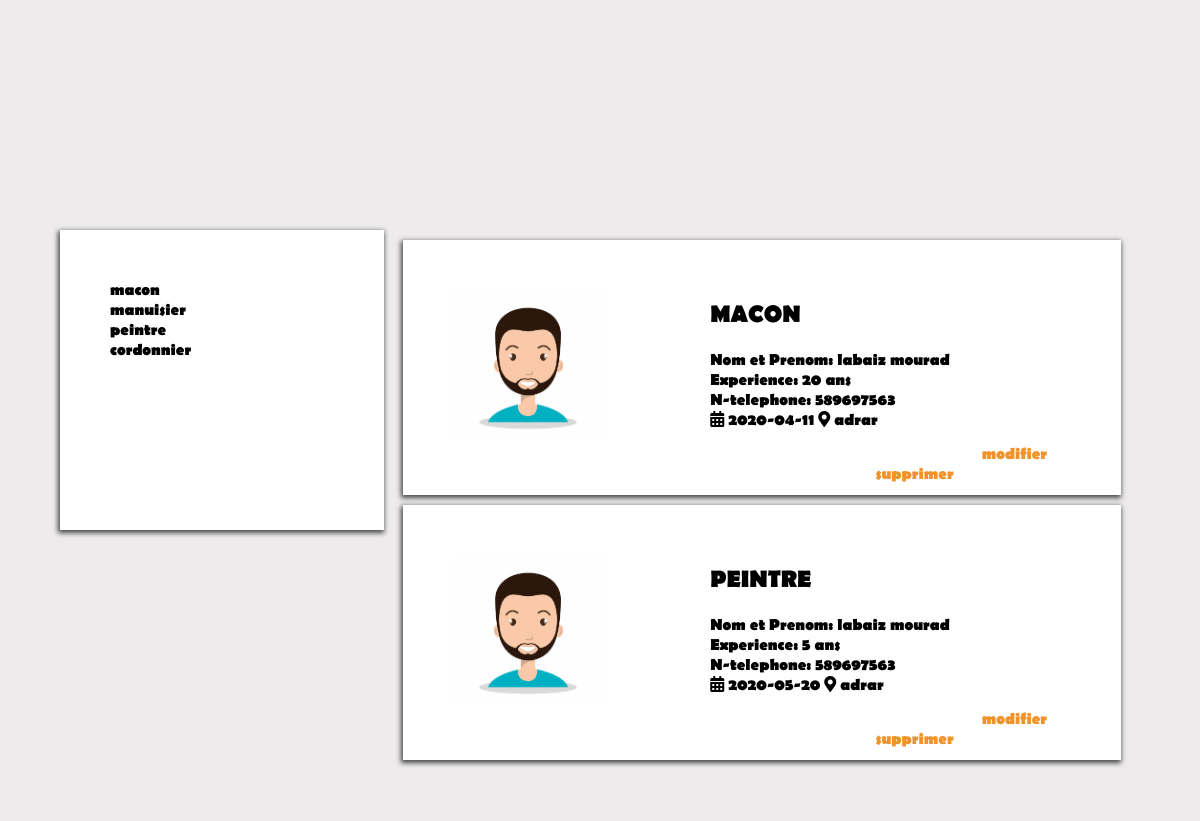
Page /mes_annonces.php (signed in) on the committed database.
### tables this page shows
CREATE TABLE IF NOT EXISTS `annonce` (
  `id_annonce` int(11) NOT NULL AUTO_INCREMENT,
  `id_utilisateur` int(11) NOT NULL,
  `id_metier` int(11) NOT NULL,
  `id_ville` int(11) NOT NULL,
  `experience` varchar(30) NOT NULL,
  `competences` text NOT NULL,
  `date_creation` date NOT NULL,
  `image` varchar(300) NOT NULL,
  `valide` tinyint(1) NOT NULL,
  PRIMARY KEY (`id_annonce`),
  KEY `id_annonce` (`id_annonce`),
  KEY `id_utilisateur` (`id_utilisateur`),
  KEY `id_metier` (`id_metier`),
  KEY `id_ville` (`id_ville`),
  KEY `id_utilisateur_2` (`id_utilisateur`),
  KEY `id_metier_2` (`id_metier`),
  KEY `id_ville_2` (`id_ville`)
);

CREATE TABLE IF NOT EXISTS `metier` (
  `id_metier` int(10) NOT NULL AUTO_INCREMENT,
  `nom_metier` varchar(20) NOT NULL,
  PRIMARY KEY (`id_metier`)
);

CREATE TABLE IF NOT EXISTS `utilisateur` (
  `id_utilisateur` int(11) NOT NULL AUTO_INCREMENT,
  `nom` varchar(15) NOT NULL,
  `prenom` varchar(15) NOT NULL,
  `e_mail` varchar(50) NOT NULL,
  `mot_de_passe` varchar(30) NOT NULL,
  `age` int(5) NOT NULL,
  `n_telephone` int(15) NOT NULL,
  PRIMARY KEY (`id_utilisateur`)
);

CREATE TABLE IF NOT EXISTS `ville` (
  `id_ville` int(10) NOT NULL AUTO_INCREMENT,
  `nom_ville` varchar(20) NOT NULL,
  PRIMARY KEY (`id_ville`)
);

### mes_annonces.php (the view, shortened to what this page needs)
<?php include('php/loginsignup.php');
include 'php/suppanno.php';
$id_utilisateur=@$_SESSION['id_utilisateur'];
$requete= "SELECT * FROM annonce,metier,ville,utilisateur WHERE utilisateur.id_utilisateur = '$id_utilisateur' AND annonce.id_utilisateur = utilisateur.id_utilisateur AND annonce.id_metier = metier.id_metier AND  annonce.id_ville = ville.id_ville ORDER BY id_annonce " ;
$requ = mysqli_query($db, $requete);
?>
<!DOCTYPE html>
<html>
<head>
<link rel="stylesheet"  href="css/base.css">
<link rel="stylesheet" type="text/css" href="css/all.min.css">
	 <link rel="stylesheet" href="css/base.css">
    <link rel="stylesheet" href="css/annonces.css">
</head>
<body>
	   <h1 style="margin-top: 0px;padding-top: 200px;"> </h1>
<div class="content clearfix">
<div class="main-content">
	<div class="ads" >
 <?php  while($annoutil = mysqli_fetch_array($requ)) { ?>
	  <form class="box" action="" method="post">
		  <?php if(!empty($annoutil['image'])) { ?>
			<tr   class='ad-image'>
			<td><img src="img/<?php echo $annoutil['image']  ?>" alt='image' width='150px' height='150' ></td>
             </tr >
		  <?php } else {?>
			<tr   class='ad-image'>
			<td><img src="img/default.png" alt='image' width='150px' height='150'></td>
            </tr >
           <?php } ?>
     <div class="ads-info">
     	    <tr>
				<td><h2><?php echo $annoutil['nom_metier'] ; ?></h2>
				</td>
			</tr>
			<br>
			<tr>
				<td>Nom et Prenom: </td>
				<td><?= $annoutil['nom']; ?></td>
				<td><?= $annoutil['prenom']; ?></td>
			</tr>
            <br>
            <tr>
                  <td>Experience:</td>
                  <td><?php echo $annoutil['experience'] ; ?></td>
                </tr>
                      <br>
                      <tr>
                  <td>N-telephone:</td>
                  <td><?php echo $annoutil['n_telephone']; ?></td>
                </tr>
                      <br>
			<tr>
				<i class="fas fa-calendar-alt"></i>
				<td><?php echo $annoutil['date_creation'] ; ?></td>
			</tr>
			<tr>
                  <i class="fas fa-map-marker-alt"></i>
                  <td><?php echo $annoutil['nom_ville'] ; ?></td>
                </tr>
            <a  href="editannonces.php?id_annonce=<?= $annoutil['id_annonce']?> " >modifier </a>
		    <a href="php/suppanno.php?id_annonce=<?= $annoutil['id_annonce']?>">supprimer</a>
     </div>
    </form>
<?php }  include('php/errors.php'); ?>
<br>
</div>
</div>
<?php $metier_check_query = "SELECT * FROM metier order by id_metier ";
          $results = mysqli_query($db, $metier_check_query); ?>
<div class="sidebar box">
	 <?php  while ($metier = mysqli_fetch_array($results)) { ?>
	<div class="section metier">
		 <?php echo $metier['nom_metier'];?>
	</div>
<?php }?>
</div>
</div>
</body>
</html>

### css/base.css (style rules this page uses)
* { box-sizing: border-box; }
body, html { margin: 0; padding: 0; font-family: BRLNSB; }

### css/annonces.css (style rules this page uses)
body { background: #edebeb ; background-size: cover; margin: 0; padding: 0; }
h2 { margin:0px; text-transform: uppercase; color: black; font-family: BRLNSB; }
.clearfix::after { content: ''; display: block; clear: both; }
.box { width: 100%; background: white; padding: 50px; margin-block-end:10px; box-shadow: -1px 2px 5px 1px rgba(0, 0, 0, 0.7); }
.content { width: 90%; margin: 30px auto 30px; }
.content .main-content { width: 70%; float: right; }
.content .sidebar { width: 30%; border: 1px white; height: 300px; }
.content .main-content .ads { width: 95%; height: 270px; margin: 10px auto; border-radius: 5px; }
.content .main-content .ads .ads-info { width: 60%; padding: 10px; float: right; color: black; font-family: BRLNSB; }
.box a { float:right; color: #f0932b; margin: 20px auto; transition: 0.25s; text-decoration:none; padding: 14px 14px; }

### rows in the picture
annonce: image (picture), id_metier.nom_metier "MACON", id_utilisateur.nom "labaiz", id_utilisateur.prenom "mourad", experience "20 ans", id_utilisateur.n_telephone "589697563", date_creation "2020-04-11", id_ville.nom_ville "adrar"
annonce: image (picture), id_metier.nom_metier "PEINTRE", id_utilisateur.nom "labaiz", id_utilisateur.prenom "mourad", experience "5 ans", id_utilisateur.n_telephone "589697563", date_creation "2020-05-20", id_ville.nom_ville "adrar"
metier: nom_metier "macon"
metier: nom_metier "manuisier"
metier: nom_metier "peintre"
metier: nom_metier "cordonnier"
